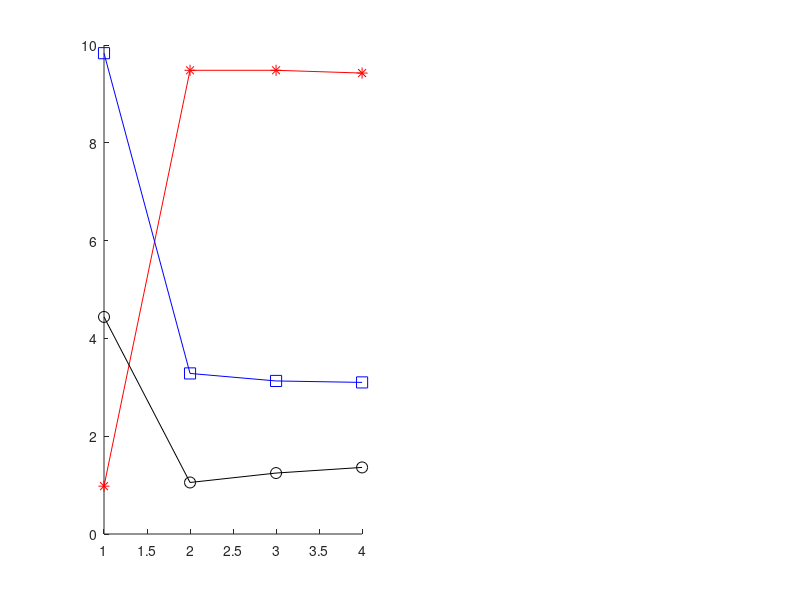

This figure's MATLAB source: (Note: this script raises an error after producing the figure.)
clear all
close all
clc

%% figure 1: lmd_e_10
pts = [100, 10000, 20000, 30000];
pred_1 = [0.9783, 9.4829, 9.4829, 9.4260]; % velo + phase + psi
pred_2 = [9.8327, 3.2838, 3.13, 3.1001]; % velo + phase
pred_3 = [4.4390, 1.0536, 1.2464, 1.3618]; % phase

txt = '\downarrow real value';

subplot(1, 2, 1)
hold on
plot(pred_1, '*', 'Color', 'r', 'MarkerSize',8)
plot(pred_2, 'square', 'Color', 'b', 'MarkerSize',8);
plot(pred_3, 'o', 'Color', 'k', 'MarkerSize',8);
plot(pred_1, 'Color', 'r');
plot(pred_2, 'Color', 'b');
plot(pred_3, 'Color', 'k');
yline(10, '--','LineWidth',2)

xticklabels({'100','10000','20000', '30000'})
yticks([0 2.5 5 7.5 10 12.5 15])
set(gca, 'YGrid', 'on', 'XGrid', 'off')
xlim([1, 4])
ylim([0, 15]);

text(1, 10.4, txt)

legend('v+{\phi}+{\psi}+p', 'v+{\phi}', '{\phi}')
xlabel('Number of inner training points')
ylabel('{\lambda_{e}}')
title('case 1')

%% figure 2: lmd_e_10_K_001
pred_4 = [11.2741, 13.7730, 12.0356, 11.1850];% velo + phase + psi
pred_5 = [7.9832, 5.4431, 4.8335, 5.1053]; % velo + phase
pred_6 = [0.2300, 2.2079, 1.9436, 2.1127]; % velo

subplot(1, 2, 2)
hold on
plot(pred_4, '*', 'Color', 'r', 'MarkerSize',8)
plot(pred_5, 'square', 'Color', 'b', 'MarkerSize',8);
plot(pred_6, 'o', 'Color', 'k', 'MarkerSize',8);
plot(pred_4, 'Color', 'r');
plot(pred_5, 'Color', 'b');
plot(pred_6, 'Color', 'k');
yline(10, '--', 'LineWidth',2)

xticklabels({'100','10000','20000', '30000'})
yticks([0 2.5 5 7.5 10 12.5 15])
set(gca, 'YGrid', 'on', 'XGrid', 'off')
xlim([1, 4])
ylim([0, 15]);
text(1, 10.4, txt)

% legend('v+{\phi}+{\psi}+p', 'v+{\phi}', '{\phi}')
xlabel('Number of inner training points')
ylabel('{\lambda_{e}}')
title('case 2')
